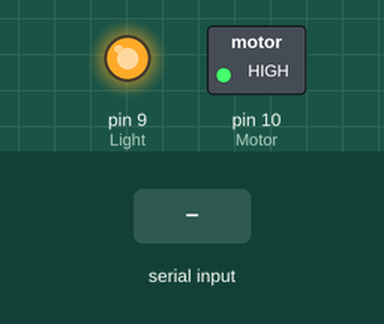
Bench run of a sketch on a simulated Arduino Uno, built with avr-gcc and run on an emulated ATmega328P. Shown: switched loads named in the sketch (green lamp = pin HIGH), output pins drawn as LEDs (lit = HIGH). The inputs (shaded band) are chosen by the test bench.

Above: at 1.2 s.
1.3 s: "a" received over Serial
At 2.2 s:
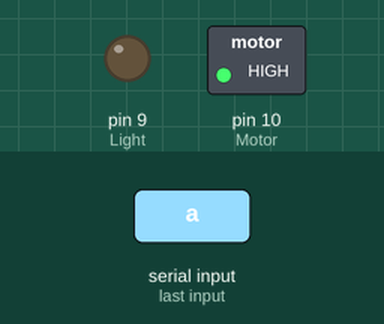
2.8 s: "c" received over Serial
At 3.3 s:
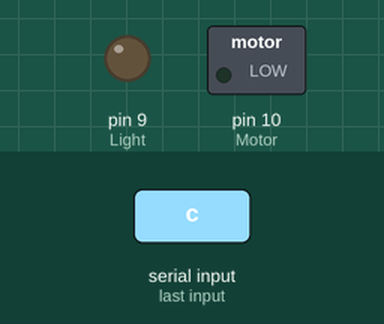
4.3 s: "b" received over Serial
At 5.5 s:
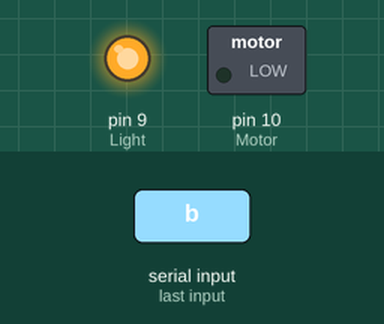
5.8 s: "d" received over Serial
At 6.8 s:
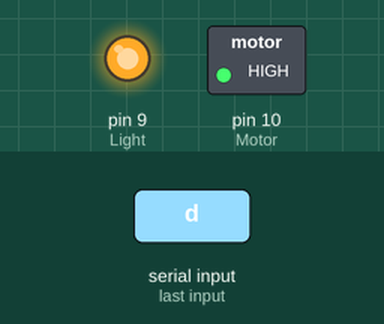
Timing chart, 0 to 8.3 s (numbered marks = the images above; inputs shaded):
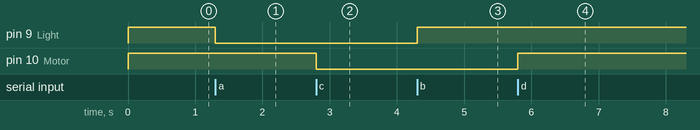

The sketch:

control_relay.ino
```cpp
int Light=9;
int Motor=10;

void setup() {
 pinMode(Light,OUTPUT);
 pinMode(Motor,OUTPUT);
 Serial.begin(9600);

 digitalWrite(Light,HIGH);// off Light
 digitalWrite(Motor,HIGH); //off Motor
}

void loop() {
     if (Serial.available()>0){
        int byte_in=Serial.read();
        switch(byte_in) {
              case 'a': //Light on

                digitalWrite(Light,LOW);
                break;

              case 'b': //Light off
                digitalWrite(Light,HIGH);
                break;

              case 'c': //Motor on
                digitalWrite(Motor,LOW);
                break;

              case 'd': //motor off
                digitalWrite(Motor,HIGH);
                break;
        }
     }
}
```

Measured:
- after the input at 1.3 s, pin 9 (Light): HIGH → LOW at once
- after the input at 2.8 s, pin 10 (Motor): HIGH → LOW at once
- after the input at 4.3 s, pin 9 (Light): LOW → HIGH at once
- after the input at 5.8 s, pin 10 (Motor): LOW → HIGH at once
